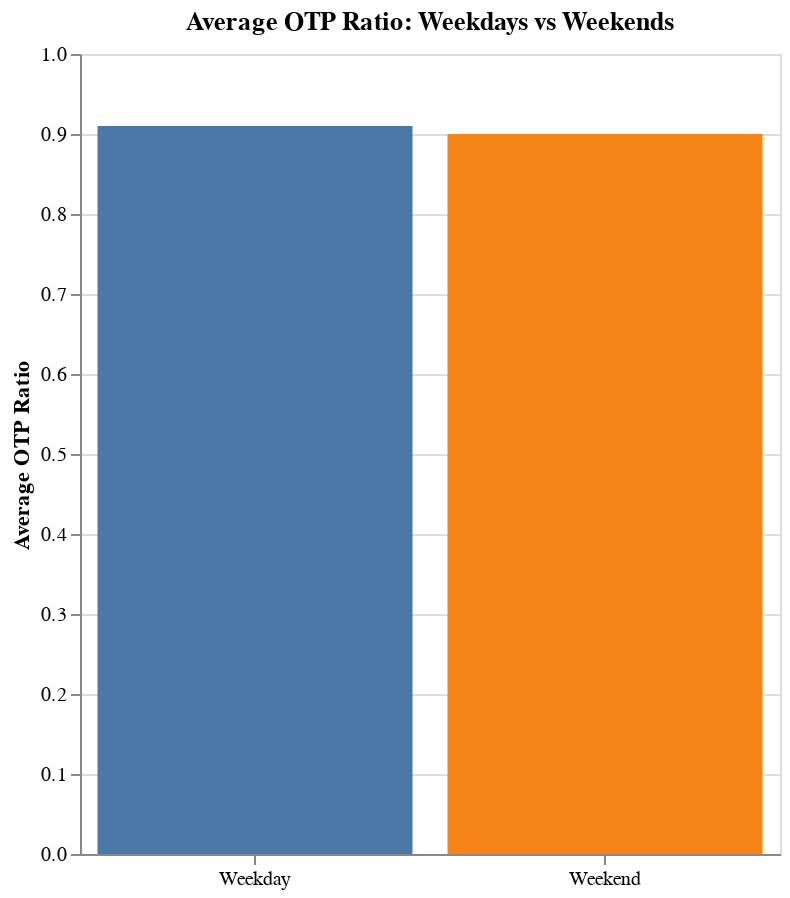

Notebook code for this chart:
### Code cell
import seaborn as sns
import matplotlib.pyplot as plt

avg_weekday_otp = weekdays['otp_ratio'].mean().round(2)
avg_weekend_otp = weekends['otp_ratio'].mean().round(2)

otp_avg_df = pd.DataFrame({
    'day_type': ['Weekday', 'Weekend'],
    'avg_otp_ratio': [avg_weekday_otp, avg_weekend_otp]
})

# Altair bar chart
alt_bar = alt.Chart(otp_avg_df).mark_bar().encode(
    x=alt.X('day_type:N', title='', axis=alt.Axis(labelAngle=360)),
    y=alt.Y('avg_otp_ratio:Q', title='Average OTP Ratio'),
    color=alt.Color('day_type:N', legend=None)
).properties(
    title='Average OTP Ratio: Weekdays vs Weekends',
    width=350,
    height=400
)

alt_bar

### Figure 1 — Vega-Lite specification as saved in the notebook (floating-point values rounded to 4 significant figures)
{"config": {"view": {"continuousWidth": 300, "continuousHeight": 300}}, "data": {"name": "data-18cc27f4771361f818ce515e531f0591"}, "mark": {"type": "bar"}, "encoding": {"color": {"field": "day_type", "legend": null, "type": "nominal"}, "x": {"axis": {"labelAngle": 360}, "field": "day_type", "title": "", "type": "nominal"}, "y": {"field": "avg_otp_ratio", "title": "Average OTP Ratio", "type": "quantitative"}}, "height": 400, "title": "Average OTP Ratio: Weekdays vs Weekends", "width": 350, "$schema": "https://vega.github.io/schema/vega-lite/v5.20.1.json", "datasets": {"data-18cc27f4771361f818ce515e531f0591": [{"day_type": "Weekday", "avg_otp_ratio": 0.91}, {"day_type": "Weekend", "avg_otp_ratio": 0.9}]}}
